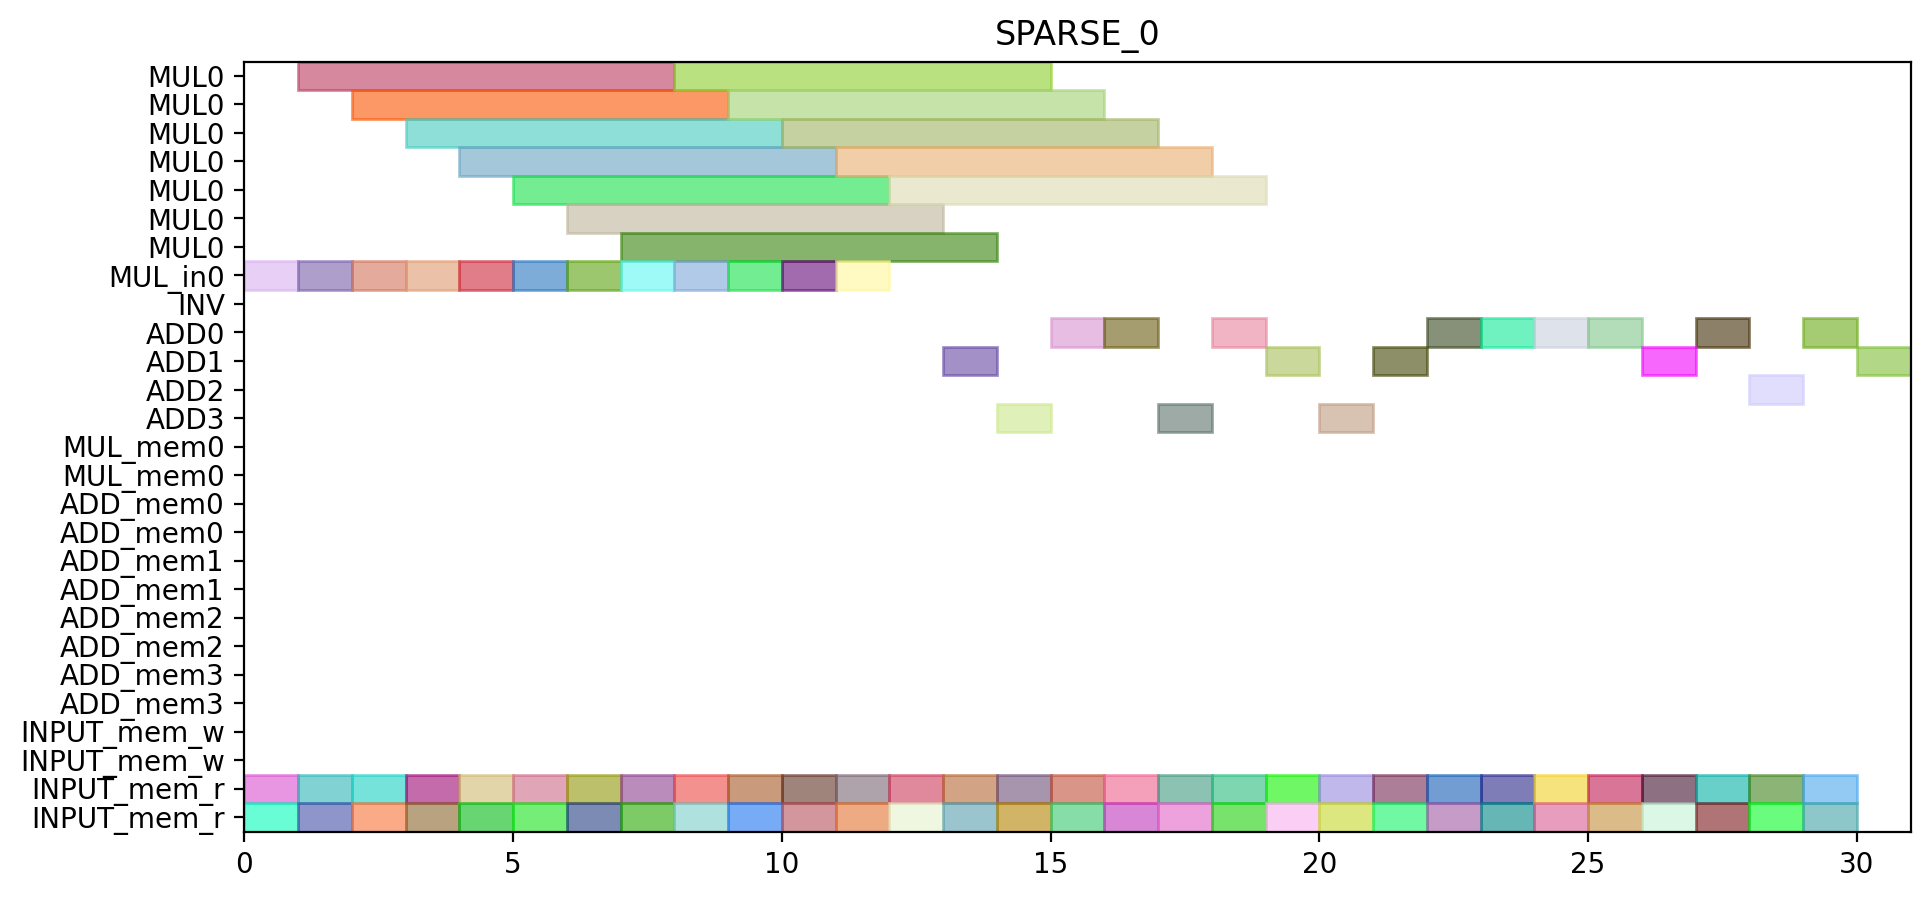

This chart was generated by the following Python code:
from pyschedule import Scenario, solvers, plotters, alt


def solve():
	horizon = 172
	S = Scenario("SPARSE_0", horizon=horizon)

	# resource
	MUL = S.Resources('MUL', num=1, size=7)
	MUL_in = S.Resources('MUL_in', num=1)
	INV = S.Resource('INV')
	ADD = S.Resources('ADD', num=4, periods=range(1, horizon))
	MUL_mem = S.Resources('MUL_mem', num=1, size=2)
	ADD_mem = S.Resources('ADD_mem', num=4, size=2)
	INPUT_mem_w = S.Resource('INPUT_mem_w', size=2)
	INPUT_mem_r = S.Resource('INPUT_mem_r', size=2)

	# result of previous scheduling

	# new tasks
	t0_t0_t0_in = S.Task('t0_t0_t0_in', length=1, delay_cost=1)
	t0_t0_t0_in += alt(MUL_in)
	t0_t0_t0 = S.Task('t0_t0_t0', length=7, delay_cost=1)
	t0_t0_t0 += alt(MUL)
	S += t0_t0_t0>=t0_t0_t0_in

	t0_t0_t0_mem0 = S.Task('t0_t0_t0_mem0', length=1, delay_cost=1)
	t0_t0_t0_mem0 += INPUT_mem_r
	S += t0_t0_t0_mem0 <= t0_t0_t0

	t0_t0_t0_mem1 = S.Task('t0_t0_t0_mem1', length=1, delay_cost=1)
	t0_t0_t0_mem1 += INPUT_mem_r
	S += t0_t0_t0_mem1 <= t0_t0_t0

	t0_t0_t1_in = S.Task('t0_t0_t1_in', length=1, delay_cost=1)
	t0_t0_t1_in += alt(MUL_in)
	t0_t0_t1 = S.Task('t0_t0_t1', length=7, delay_cost=1)
	t0_t0_t1 += alt(MUL)
	S += t0_t0_t1>=t0_t0_t1_in

	t0_t0_t1_mem0 = S.Task('t0_t0_t1_mem0', length=1, delay_cost=1)
	t0_t0_t1_mem0 += INPUT_mem_r
	S += t0_t0_t1_mem0 <= t0_t0_t1

	t0_t0_t1_mem1 = S.Task('t0_t0_t1_mem1', length=1, delay_cost=1)
	t0_t0_t1_mem1 += INPUT_mem_r
	S += t0_t0_t1_mem1 <= t0_t0_t1

	t0_t0_t2 = S.Task('t0_t0_t2', length=1, delay_cost=1)
	t0_t0_t2 += alt(ADD)

	t0_t0_t2_mem0 = S.Task('t0_t0_t2_mem0', length=1, delay_cost=1)
	t0_t0_t2_mem0 += INPUT_mem_r
	S += t0_t0_t2_mem0 <= t0_t0_t2

	t0_t0_t2_mem1 = S.Task('t0_t0_t2_mem1', length=1, delay_cost=1)
	t0_t0_t2_mem1 += INPUT_mem_r
	S += t0_t0_t2_mem1 <= t0_t0_t2

	t0_t0_t3 = S.Task('t0_t0_t3', length=1, delay_cost=1)
	t0_t0_t3 += alt(ADD)

	t0_t0_t3_mem0 = S.Task('t0_t0_t3_mem0', length=1, delay_cost=1)
	t0_t0_t3_mem0 += INPUT_mem_r
	S += t0_t0_t3_mem0 <= t0_t0_t3

	t0_t0_t3_mem1 = S.Task('t0_t0_t3_mem1', length=1, delay_cost=1)
	t0_t0_t3_mem1 += INPUT_mem_r
	S += t0_t0_t3_mem1 <= t0_t0_t3

	t0_t1_t0_in = S.Task('t0_t1_t0_in', length=1, delay_cost=1)
	t0_t1_t0_in += alt(MUL_in)
	t0_t1_t0 = S.Task('t0_t1_t0', length=7, delay_cost=1)
	t0_t1_t0 += alt(MUL)
	S += t0_t1_t0>=t0_t1_t0_in

	t0_t1_t0_mem0 = S.Task('t0_t1_t0_mem0', length=1, delay_cost=1)
	t0_t1_t0_mem0 += INPUT_mem_r
	S += t0_t1_t0_mem0 <= t0_t1_t0

	t0_t1_t0_mem1 = S.Task('t0_t1_t0_mem1', length=1, delay_cost=1)
	t0_t1_t0_mem1 += INPUT_mem_r
	S += t0_t1_t0_mem1 <= t0_t1_t0

	t0_t1_t1_in = S.Task('t0_t1_t1_in', length=1, delay_cost=1)
	t0_t1_t1_in += alt(MUL_in)
	t0_t1_t1 = S.Task('t0_t1_t1', length=7, delay_cost=1)
	t0_t1_t1 += alt(MUL)
	S += t0_t1_t1>=t0_t1_t1_in

	t0_t1_t1_mem0 = S.Task('t0_t1_t1_mem0', length=1, delay_cost=1)
	t0_t1_t1_mem0 += INPUT_mem_r
	S += t0_t1_t1_mem0 <= t0_t1_t1

	t0_t1_t1_mem1 = S.Task('t0_t1_t1_mem1', length=1, delay_cost=1)
	t0_t1_t1_mem1 += INPUT_mem_r
	S += t0_t1_t1_mem1 <= t0_t1_t1

	t0_t1_t2 = S.Task('t0_t1_t2', length=1, delay_cost=1)
	t0_t1_t2 += alt(ADD)

	t0_t1_t2_mem0 = S.Task('t0_t1_t2_mem0', length=1, delay_cost=1)
	t0_t1_t2_mem0 += INPUT_mem_r
	S += t0_t1_t2_mem0 <= t0_t1_t2

	t0_t1_t2_mem1 = S.Task('t0_t1_t2_mem1', length=1, delay_cost=1)
	t0_t1_t2_mem1 += INPUT_mem_r
	S += t0_t1_t2_mem1 <= t0_t1_t2

	t0_t1_t3 = S.Task('t0_t1_t3', length=1, delay_cost=1)
	t0_t1_t3 += alt(ADD)

	t0_t1_t3_mem0 = S.Task('t0_t1_t3_mem0', length=1, delay_cost=1)
	t0_t1_t3_mem0 += INPUT_mem_r
	S += t0_t1_t3_mem0 <= t0_t1_t3

	t0_t1_t3_mem1 = S.Task('t0_t1_t3_mem1', length=1, delay_cost=1)
	t0_t1_t3_mem1 += INPUT_mem_r
	S += t0_t1_t3_mem1 <= t0_t1_t3

	t0_t20 = S.Task('t0_t20', length=1, delay_cost=1)
	t0_t20 += alt(ADD)

	t0_t20_mem0 = S.Task('t0_t20_mem0', length=1, delay_cost=1)
	t0_t20_mem0 += INPUT_mem_r
	S += t0_t20_mem0 <= t0_t20

	t0_t20_mem1 = S.Task('t0_t20_mem1', length=1, delay_cost=1)
	t0_t20_mem1 += INPUT_mem_r
	S += t0_t20_mem1 <= t0_t20

	t0_t21 = S.Task('t0_t21', length=1, delay_cost=1)
	t0_t21 += alt(ADD)

	t0_t21_mem0 = S.Task('t0_t21_mem0', length=1, delay_cost=1)
	t0_t21_mem0 += INPUT_mem_r
	S += t0_t21_mem0 <= t0_t21

	t0_t21_mem1 = S.Task('t0_t21_mem1', length=1, delay_cost=1)
	t0_t21_mem1 += INPUT_mem_r
	S += t0_t21_mem1 <= t0_t21

	t0_t30 = S.Task('t0_t30', length=1, delay_cost=1)
	t0_t30 += alt(ADD)

	t0_t30_mem0 = S.Task('t0_t30_mem0', length=1, delay_cost=1)
	t0_t30_mem0 += INPUT_mem_r
	S += t0_t30_mem0 <= t0_t30

	t0_t30_mem1 = S.Task('t0_t30_mem1', length=1, delay_cost=1)
	t0_t30_mem1 += INPUT_mem_r
	S += t0_t30_mem1 <= t0_t30

	t0_t31 = S.Task('t0_t31', length=1, delay_cost=1)
	t0_t31 += alt(ADD)

	t0_t31_mem0 = S.Task('t0_t31_mem0', length=1, delay_cost=1)
	t0_t31_mem0 += INPUT_mem_r
	S += t0_t31_mem0 <= t0_t31

	t0_t31_mem1 = S.Task('t0_t31_mem1', length=1, delay_cost=1)
	t0_t31_mem1 += INPUT_mem_r
	S += t0_t31_mem1 <= t0_t31

	t1_t0_t0_in = S.Task('t1_t0_t0_in', length=1, delay_cost=1)
	t1_t0_t0_in += alt(MUL_in)
	t1_t0_t0 = S.Task('t1_t0_t0', length=7, delay_cost=1)
	t1_t0_t0 += alt(MUL)
	S += t1_t0_t0>=t1_t0_t0_in

	t1_t0_t0_mem0 = S.Task('t1_t0_t0_mem0', length=1, delay_cost=1)
	t1_t0_t0_mem0 += INPUT_mem_r
	S += t1_t0_t0_mem0 <= t1_t0_t0

	t1_t0_t0_mem1 = S.Task('t1_t0_t0_mem1', length=1, delay_cost=1)
	t1_t0_t0_mem1 += INPUT_mem_r
	S += t1_t0_t0_mem1 <= t1_t0_t0

	t1_t0_t1_in = S.Task('t1_t0_t1_in', length=1, delay_cost=1)
	t1_t0_t1_in += alt(MUL_in)
	t1_t0_t1 = S.Task('t1_t0_t1', length=7, delay_cost=1)
	t1_t0_t1 += alt(MUL)
	S += t1_t0_t1>=t1_t0_t1_in

	t1_t0_t1_mem0 = S.Task('t1_t0_t1_mem0', length=1, delay_cost=1)
	t1_t0_t1_mem0 += INPUT_mem_r
	S += t1_t0_t1_mem0 <= t1_t0_t1

	t1_t0_t1_mem1 = S.Task('t1_t0_t1_mem1', length=1, delay_cost=1)
	t1_t0_t1_mem1 += INPUT_mem_r
	S += t1_t0_t1_mem1 <= t1_t0_t1

	t1_t0_t2 = S.Task('t1_t0_t2', length=1, delay_cost=1)
	t1_t0_t2 += alt(ADD)

	t1_t0_t2_mem0 = S.Task('t1_t0_t2_mem0', length=1, delay_cost=1)
	t1_t0_t2_mem0 += INPUT_mem_r
	S += t1_t0_t2_mem0 <= t1_t0_t2

	t1_t0_t2_mem1 = S.Task('t1_t0_t2_mem1', length=1, delay_cost=1)
	t1_t0_t2_mem1 += INPUT_mem_r
	S += t1_t0_t2_mem1 <= t1_t0_t2

	t1_t0_t3 = S.Task('t1_t0_t3', length=1, delay_cost=1)
	t1_t0_t3 += alt(ADD)

	t1_t0_t3_mem0 = S.Task('t1_t0_t3_mem0', length=1, delay_cost=1)
	t1_t0_t3_mem0 += INPUT_mem_r
	S += t1_t0_t3_mem0 <= t1_t0_t3

	t1_t0_t3_mem1 = S.Task('t1_t0_t3_mem1', length=1, delay_cost=1)
	t1_t0_t3_mem1 += INPUT_mem_r
	S += t1_t0_t3_mem1 <= t1_t0_t3

	t1_t1_t0_in = S.Task('t1_t1_t0_in', length=1, delay_cost=1)
	t1_t1_t0_in += alt(MUL_in)
	t1_t1_t0 = S.Task('t1_t1_t0', length=7, delay_cost=1)
	t1_t1_t0 += alt(MUL)
	S += t1_t1_t0>=t1_t1_t0_in

	t1_t1_t0_mem0 = S.Task('t1_t1_t0_mem0', length=1, delay_cost=1)
	t1_t1_t0_mem0 += INPUT_mem_r
	S += t1_t1_t0_mem0 <= t1_t1_t0

	t1_t1_t0_mem1 = S.Task('t1_t1_t0_mem1', length=1, delay_cost=1)
	t1_t1_t0_mem1 += INPUT_mem_r
	S += t1_t1_t0_mem1 <= t1_t1_t0

	t1_t1_t1_in = S.Task('t1_t1_t1_in', length=1, delay_cost=1)
	t1_t1_t1_in += alt(MUL_in)
	t1_t1_t1 = S.Task('t1_t1_t1', length=7, delay_cost=1)
	t1_t1_t1 += alt(MUL)
	S += t1_t1_t1>=t1_t1_t1_in

	t1_t1_t1_mem0 = S.Task('t1_t1_t1_mem0', length=1, delay_cost=1)
	t1_t1_t1_mem0 += INPUT_mem_r
	S += t1_t1_t1_mem0 <= t1_t1_t1

	t1_t1_t1_mem1 = S.Task('t1_t1_t1_mem1', length=1, delay_cost=1)
	t1_t1_t1_mem1 += INPUT_mem_r
	S += t1_t1_t1_mem1 <= t1_t1_t1

	t1_t1_t2 = S.Task('t1_t1_t2', length=1, delay_cost=1)
	t1_t1_t2 += alt(ADD)

	t1_t1_t2_mem0 = S.Task('t1_t1_t2_mem0', length=1, delay_cost=1)
	t1_t1_t2_mem0 += INPUT_mem_r
	S += t1_t1_t2_mem0 <= t1_t1_t2

	t1_t1_t2_mem1 = S.Task('t1_t1_t2_mem1', length=1, delay_cost=1)
	t1_t1_t2_mem1 += INPUT_mem_r
	S += t1_t1_t2_mem1 <= t1_t1_t2

	t1_t1_t3 = S.Task('t1_t1_t3', length=1, delay_cost=1)
	t1_t1_t3 += alt(ADD)

	t1_t1_t3_mem0 = S.Task('t1_t1_t3_mem0', length=1, delay_cost=1)
	t1_t1_t3_mem0 += INPUT_mem_r
	S += t1_t1_t3_mem0 <= t1_t1_t3

	t1_t1_t3_mem1 = S.Task('t1_t1_t3_mem1', length=1, delay_cost=1)
	t1_t1_t3_mem1 += INPUT_mem_r
	S += t1_t1_t3_mem1 <= t1_t1_t3

	t1_t20 = S.Task('t1_t20', length=1, delay_cost=1)
	t1_t20 += alt(ADD)

	t1_t20_mem0 = S.Task('t1_t20_mem0', length=1, delay_cost=1)
	t1_t20_mem0 += INPUT_mem_r
	S += t1_t20_mem0 <= t1_t20

	t1_t20_mem1 = S.Task('t1_t20_mem1', length=1, delay_cost=1)
	t1_t20_mem1 += INPUT_mem_r
	S += t1_t20_mem1 <= t1_t20

	t1_t21 = S.Task('t1_t21', length=1, delay_cost=1)
	t1_t21 += alt(ADD)

	t1_t21_mem0 = S.Task('t1_t21_mem0', length=1, delay_cost=1)
	t1_t21_mem0 += INPUT_mem_r
	S += t1_t21_mem0 <= t1_t21

	t1_t21_mem1 = S.Task('t1_t21_mem1', length=1, delay_cost=1)
	t1_t21_mem1 += INPUT_mem_r
	S += t1_t21_mem1 <= t1_t21

	t1_t30 = S.Task('t1_t30', length=1, delay_cost=1)
	t1_t30 += alt(ADD)

	t1_t30_mem0 = S.Task('t1_t30_mem0', length=1, delay_cost=1)
	t1_t30_mem0 += INPUT_mem_r
	S += t1_t30_mem0 <= t1_t30

	t1_t30_mem1 = S.Task('t1_t30_mem1', length=1, delay_cost=1)
	t1_t30_mem1 += INPUT_mem_r
	S += t1_t30_mem1 <= t1_t30

	t1_t31 = S.Task('t1_t31', length=1, delay_cost=1)
	t1_t31 += alt(ADD)

	t1_t31_mem0 = S.Task('t1_t31_mem0', length=1, delay_cost=1)
	t1_t31_mem0 += INPUT_mem_r
	S += t1_t31_mem0 <= t1_t31

	t1_t31_mem1 = S.Task('t1_t31_mem1', length=1, delay_cost=1)
	t1_t31_mem1 += INPUT_mem_r
	S += t1_t31_mem1 <= t1_t31

	t2_t0_t0_in = S.Task('t2_t0_t0_in', length=1, delay_cost=1)
	t2_t0_t0_in += alt(MUL_in)
	t2_t0_t0 = S.Task('t2_t0_t0', length=7, delay_cost=1)
	t2_t0_t0 += alt(MUL)
	S += t2_t0_t0>=t2_t0_t0_in

	t2_t0_t0_mem0 = S.Task('t2_t0_t0_mem0', length=1, delay_cost=1)
	t2_t0_t0_mem0 += INPUT_mem_r
	S += t2_t0_t0_mem0 <= t2_t0_t0

	t2_t0_t0_mem1 = S.Task('t2_t0_t0_mem1', length=1, delay_cost=1)
	t2_t0_t0_mem1 += INPUT_mem_r
	S += t2_t0_t0_mem1 <= t2_t0_t0

	t2_t0_t1_in = S.Task('t2_t0_t1_in', length=1, delay_cost=1)
	t2_t0_t1_in += alt(MUL_in)
	t2_t0_t1 = S.Task('t2_t0_t1', length=7, delay_cost=1)
	t2_t0_t1 += alt(MUL)
	S += t2_t0_t1>=t2_t0_t1_in

	t2_t0_t1_mem0 = S.Task('t2_t0_t1_mem0', length=1, delay_cost=1)
	t2_t0_t1_mem0 += INPUT_mem_r
	S += t2_t0_t1_mem0 <= t2_t0_t1

	t2_t0_t1_mem1 = S.Task('t2_t0_t1_mem1', length=1, delay_cost=1)
	t2_t0_t1_mem1 += INPUT_mem_r
	S += t2_t0_t1_mem1 <= t2_t0_t1

	t2_t0_t2 = S.Task('t2_t0_t2', length=1, delay_cost=1)
	t2_t0_t2 += alt(ADD)

	t2_t0_t2_mem0 = S.Task('t2_t0_t2_mem0', length=1, delay_cost=1)
	t2_t0_t2_mem0 += INPUT_mem_r
	S += t2_t0_t2_mem0 <= t2_t0_t2

	t2_t0_t2_mem1 = S.Task('t2_t0_t2_mem1', length=1, delay_cost=1)
	t2_t0_t2_mem1 += INPUT_mem_r
	S += t2_t0_t2_mem1 <= t2_t0_t2

	t2_t0_t3 = S.Task('t2_t0_t3', length=1, delay_cost=1)
	t2_t0_t3 += alt(ADD)

	t2_t0_t3_mem0 = S.Task('t2_t0_t3_mem0', length=1, delay_cost=1)
	t2_t0_t3_mem0 += INPUT_mem_r
	S += t2_t0_t3_mem0 <= t2_t0_t3

	t2_t0_t3_mem1 = S.Task('t2_t0_t3_mem1', length=1, delay_cost=1)
	t2_t0_t3_mem1 += INPUT_mem_r
	S += t2_t0_t3_mem1 <= t2_t0_t3

	t2_t1_t0_in = S.Task('t2_t1_t0_in', length=1, delay_cost=1)
	t2_t1_t0_in += alt(MUL_in)
	t2_t1_t0 = S.Task('t2_t1_t0', length=7, delay_cost=1)
	t2_t1_t0 += alt(MUL)
	S += t2_t1_t0>=t2_t1_t0_in

	t2_t1_t0_mem0 = S.Task('t2_t1_t0_mem0', length=1, delay_cost=1)
	t2_t1_t0_mem0 += INPUT_mem_r
	S += t2_t1_t0_mem0 <= t2_t1_t0

	t2_t1_t0_mem1 = S.Task('t2_t1_t0_mem1', length=1, delay_cost=1)
	t2_t1_t0_mem1 += INPUT_mem_r
	S += t2_t1_t0_mem1 <= t2_t1_t0

	t2_t1_t1_in = S.Task('t2_t1_t1_in', length=1, delay_cost=1)
	t2_t1_t1_in += alt(MUL_in)
	t2_t1_t1 = S.Task('t2_t1_t1', length=7, delay_cost=1)
	t2_t1_t1 += alt(MUL)
	S += t2_t1_t1>=t2_t1_t1_in

	t2_t1_t1_mem0 = S.Task('t2_t1_t1_mem0', length=1, delay_cost=1)
	t2_t1_t1_mem0 += INPUT_mem_r
	S += t2_t1_t1_mem0 <= t2_t1_t1

	t2_t1_t1_mem1 = S.Task('t2_t1_t1_mem1', length=1, delay_cost=1)
	t2_t1_t1_mem1 += INPUT_mem_r
	S += t2_t1_t1_mem1 <= t2_t1_t1

	solvers.mip.solve(S,msg=1,kind='CPLEX',ratio_gap=1.01)

	solution = [['hoge']*len(S.solution()[1]) for i in range(len(S.solution()))]
	for i in range(len(S.solution())):
		for j in range(len(S.solution()[i])):
			solution[i][j]=str(S.solution()[i][j])
	print(solution)

	cycles = int(solution[-1][3])

	pic_file_name = "/mnt/rose/usr1/fukuda/pairing_automation_design2/bls24-315/scheduling/SPARSE_mul1_add4/SPARSE_0.png"
	if(S.solution() != []):
		plotters.matplotlib.plot(S,img_filename=pic_file_name, vertical_text=True, fig_size=(cycles*0.25+3, 5), show_task_labels=False)

	return solution
